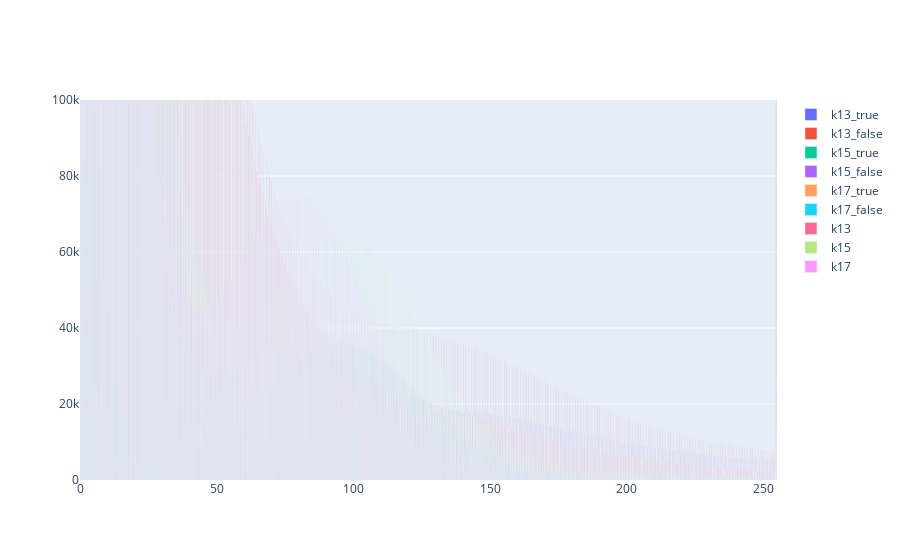

The notebook cell saved with this chart:
### Markdown cell above
### E. coli ont dataset

#### Kmer spectrum

### Code cell
#!snakemake -s pipeline/generate_stat.snakefile kmer_spectrum_simulated_reads
import pandas
import plotly.graph_objects as go

df_true_false = pandas.read_csv("stats/kmer_spectrum/e_coli_ont_true_false.csv", index_col=0)
df_all = pandas.read_csv("stats/kmer_spectrum/e_coli_ont.csv", index_col=0)

df = pandas.merge(df_true_false, df_all, left_index=True, right_index=True)

fig = go.Figure(data=[go.Bar(name=c, y=df[c]) for c in df.columns],
               layout=go.Layout(yaxis=dict(range=[0, 100_000]),
                                xaxis=dict(range=[0, 255]))
               )

#fig.update_layout(yaxis_type="log")
fig.show()

### Figure 1 — Plotly figure (JSON) as saved in the notebook; plotly's stock layout.template omitted (floating-point values rounded to 4 significant figures; data arrays with more than 128 entries replaced by an {"elided": "..."} marker saying what was removed)
{"data": [{"name": "k13_true", "type": "bar", "y": {"elided": "256 int values"}}, {"name": "k13_false", "type": "bar", "y": {"elided": "256 int values"}}, {"name": "k15_true", "type": "bar", "y": {"elided": "256 int values"}}, {"name": "k15_false", "type": "bar", "y": {"elided": "256 int values"}}, {"name": "k17_true", "type": "bar", "y": {"elided": "256 int values"}}, {"name": "k17_false", "type": "bar", "y": {"elided": "256 int values"}}, {"name": "k13", "type": "bar", "y": {"elided": "256 int values"}}, {"name": "k15", "type": "bar", "y": {"elided": "256 int values"}}, {"name": "k17", "type": "bar", "y": {"elided": "256 int values"}}], "layout": {"xaxis": {"range": [0, 255]}, "yaxis": {"range": [0, 100000]}}}
